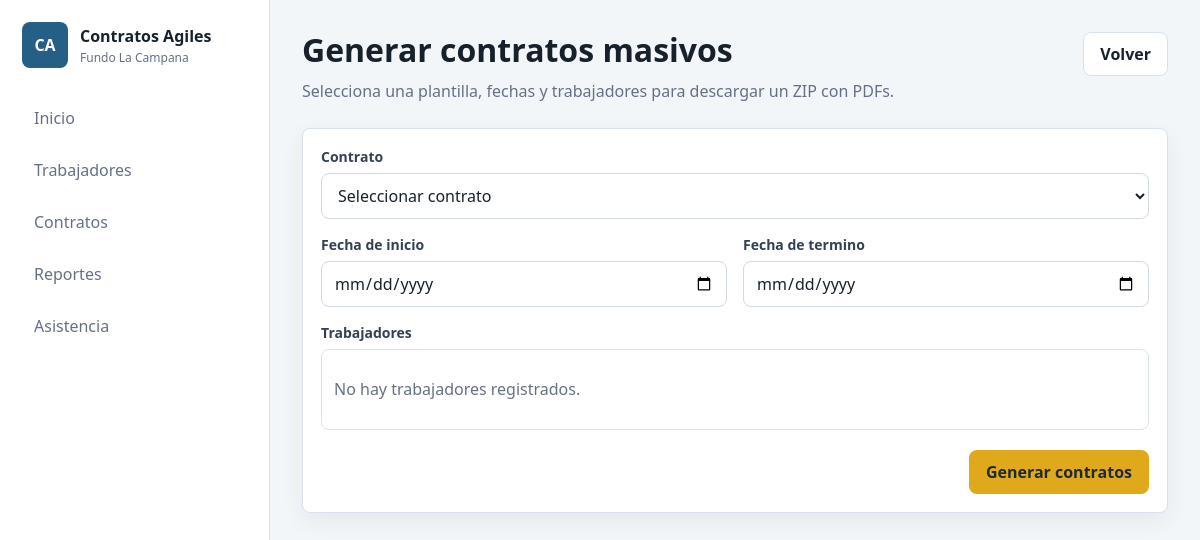
Before: /proyectos/contratos-agiles/generar_contratos_masivos/ with the older database file.
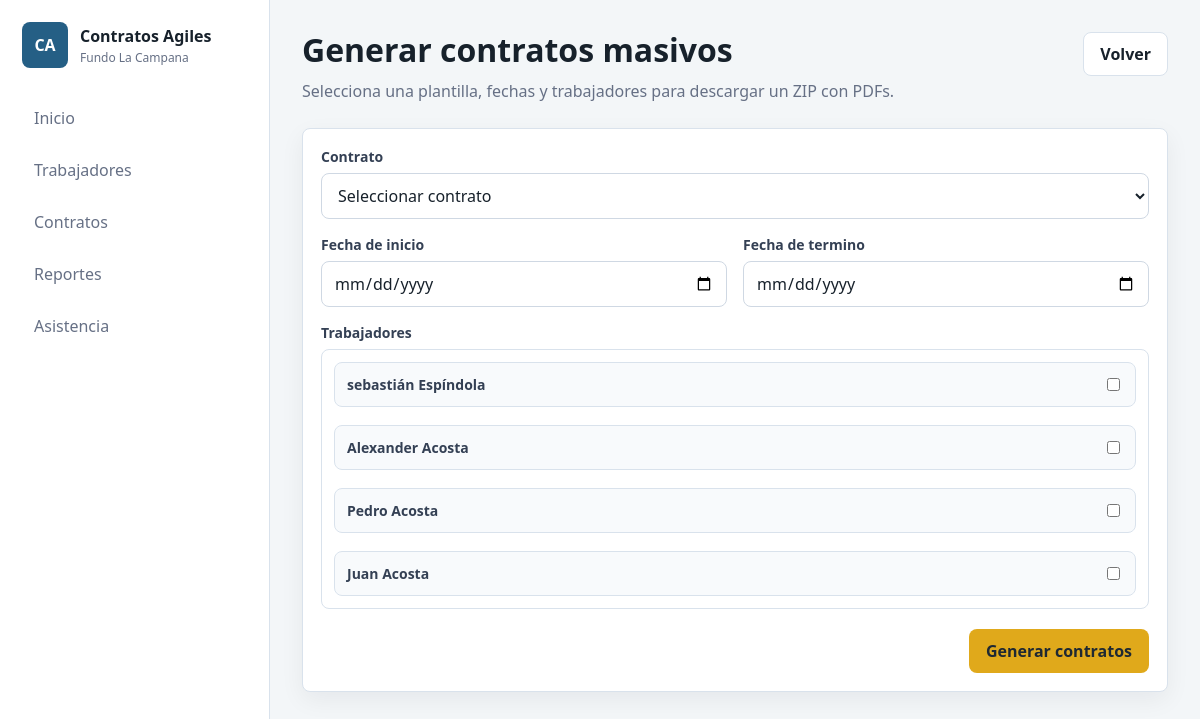
After: the same page with the newer database file.
### proyectos/contratos_agiles/models.py (models this page shows, shortened)
class trabajadores(models.Model):
    nombre = models.CharField(max_length=50)
    apellido = models.CharField(max_length=50)
    rut = models.CharField(max_length=50)
    direccion = models.CharField(max_length=50)
    telefono = models.CharField(max_length=50)
    afp = models.CharField(max_length=50)
    estado_civil = models.CharField(max_length=50)
    fecha_nacimiento = models.DateField()
    previcion_salud = models.CharField(max_length=50)
    foto = models.ImageField(upload_to="trabajadores", null=True, blank=True)
    correo = models.EmailField(max_length=50)
    sent = models.CharField(max_length=50, default="no_enviado")

### proyectos/contratos_agiles/views.py (the view, shortened to what this page needs)
@handle_service_errors
def generar_contratos_masivos(request):
    return render(
        request,
        "contratos_agiles/generar_contratos_masivos.html",
        {
            "trabajadores": trabajadores.objects.all(),
            "contratos": Contrato.objects.all(),
        },
    )

### proyectos/contratos_agiles/services/availability.py (called while the page is built)
def handle_service_errors(view):
    @wraps(view)
    def wrapped(*args, **kwargs):
        try:
            return view(*args, **kwargs)
        except DocumentProcessingError as exc:
            return HttpResponse(str(exc), status=400, content_type="text/plain; charset=utf-8")
        except (DocumentConversionUnavailable, EmailUnavailable) as exc:
            return HttpResponse(str(exc), status=503, content_type="text/plain; charset=utf-8")
    return wrapped

### proyectos/contratos_agiles/templates/contratos_agiles/generar_contratos_masivos.html (shortened to what this page needs)
{% extends 'contratos_agiles/base.html' %}
{% block content %}
<header class="page-header">
    <div>
        <h1>Generar contratos masivos</h1>
        <p>Selecciona una plantilla, fechas y trabajadores para descargar un ZIP con PDFs.</p>
    </div>
    <a class="btn secondary" href="{% url 'contratos_agiles:menu_contratos' %}">Volver</a>
</header>
<section class="card form-card">
    <form class="card-body" method="post" action="{% url 'contratos_agiles:generar_contratos_masivos' %}">
        <div class="form-grid">
            <div class="field full">
                <label for="contrato">Contrato</label>
                <select id="contrato" name="contrato" required>
                    <option value="">Seleccionar contrato</option>
                </select>
            </div>
            <div class="field">
                <label for="fecha_inicio">Fecha de inicio</label>
                <input type="date" id="fecha_inicio" name="fecha_inicio" required>
            </div>
            <div class="field">
                <label for="fecha_termino">Fecha de termino</label>
                <input type="date" id="fecha_termino" name="fecha_termino" required>
            </div>
            <div class="field full">
                <label>Trabajadores</label>
                <div class="card-body" style="max-height: 260px; overflow: auto; border: 1px solid var(--line); border-radius: var(--radius); padding: 12px;">
                    <div class="grid">
                        {% for trabajador in trabajadores %}
                            <label class="list-row" for="trabajador_{{ trabajador.id }}">
                                <span>{{ trabajador.nombre }} {{ trabajador.apellido }}</span>
                                <input type="checkbox" id="trabajador_{{ trabajador.id }}" name="trabajadores" value="{{ trabajador.id }}" style="width: auto; min-height: auto;">
                            </label>
                        {% empty %}
                            <p class="empty-state">No hay trabajadores registrados.</p>
                        {% endfor %}
                    </div>
                </div>
            </div>
        </div>
        <div class="form-actions">
            <button type="submit" class="btn accent">Generar contratos</button>
        </div>
    </form>
</section>
{% endblock %}

### proyectos/contratos_agiles/templates/contratos_agiles/base.html (shortened to what this page needs)
{% load static %}
<!DOCTYPE html>
<html lang="es">
<head>
    <link rel="stylesheet" href="{% static 'contratos_agiles/css/app.css' %}">
</head>
<body class="{% block body_class %}{% endblock %}">
    {% block shell %}
    <div class="app-shell">
        <aside class="sidebar">
            <a class="brand" href="{% url 'contratos_agiles:menu' %}">
                <span class="brand-mark">CA</span>
                <span>
                    <strong>Contratos Agiles</strong>
                    <small>Fundo La Campana</small>
                </span>
            </a>
            <nav class="nav-list">
                <a href="{% url 'contratos_agiles:menu' %}">Inicio</a>
                <a href="{% url 'contratos_agiles:menu_trabajadores' %}">Trabajadores</a>
                <a href="{% url 'contratos_agiles:menu_contratos' %}">Contratos</a>
                <a href="{% url 'contratos_agiles:reportes' %}">Reportes</a>
                <a href="{% url 'contratos_agiles:registrar_asistencia' %}">Asistencia</a>
            </nav>
        </aside>
        <main class="main-content">
            {% block content %}{% endblock %}
        </main>
    </div>
    {% endblock %}
</body>
</html>

### proyectos/contratos_agiles/static/contratos_agiles/css/app.css (style rules this page uses)
:root { --bg: #f3f6f8; --surface: #ffffff; --surface-soft: #f8fafc; --text: #17212b; --muted: #667085; --line: #d9e2ec; --primary: #255f85; --primary-dark: #1d4b69; --accent: #e0a91b; --danger: #b42318; --success: #13795b; --shadow: 0 18px 45px rgba(16, 24, 40, 0.10); --radius: 8px; }
* { box-sizing: border-box; }
body { margin: 0; min-height: 100vh; background: var(--bg); color: var(--text); font-family: "Segoe UI", Arial, sans-serif; }
a { color: inherit; text-decoration: none; }
button, input, select, textarea { font: inherit; }
.auth-copy h1, .page-header h1 { margin: 0; font-size: 32px; line-height: 1.15; letter-spacing: 0; }
.auth-copy p, .page-header p { margin: 10px 0 0; color: var(--muted); line-height: 1.55; }
.app-shell { display: grid; grid-template-columns: 270px minmax(0, 1fr); min-height: 100vh; }
.sidebar { position: sticky; top: 0; height: 100vh; padding: 22px; border-right: 1px solid var(--line); background: var(--surface); }
.brand { display: flex; gap: 12px; align-items: center; margin-bottom: 28px; }
.brand-mark { display: grid; place-items: center; width: 46px; height: 46px; border-radius: var(--radius); background: var(--primary); color: #fff; font-weight: 800; }
.brand small { display: block; margin-top: 2px; color: var(--muted); font-size: 12px; }
.nav-list { display: grid; gap: 8px; }
.nav-list a { padding: 11px 12px; border-radius: var(--radius); color: var(--muted); }
.main-content { padding: 32px; }
.page-header { display: flex; align-items: flex-start; justify-content: space-between; gap: 18px; margin-bottom: 24px; }
.actions, .form-actions { display: flex; flex-wrap: wrap; gap: 10px; }
.form-actions { justify-content: flex-end; margin-top: 20px; }
.btn, .button, button.btn { display: inline-flex; align-items: center; justify-content: center; min-height: 42px; padding: 10px 16px; border: 1px solid transparent; border-radius: var(--radius); background: var(--primary); color: #fff; cursor: pointer; font-weight: 700; text-align: center; }
.btn.secondary, .button.secondary { background: #fff; border-color: var(--line); color: var(--text); }
.btn.accent, .button.accent { background: var(--accent); color: #1f2933; }
.grid { display: grid; gap: 18px; }
.card { border: 1px solid var(--line); border-radius: var(--radius); background: var(--surface); box-shadow: 0 8px 24px rgba(16, 24, 40, 0.06); }
.card-body { padding: 18px; }
.list-row { display: flex; align-items: center; justify-content: space-between; gap: 14px; padding: 12px; border: 1px solid var(--line); border-radius: var(--radius); background: var(--surface-soft); }
.form-card { max-width: 1080px; }
.form-grid { display: grid; grid-template-columns: repeat(2, minmax(0, 1fr)); gap: 16px; }
.field { display: grid; gap: 7px; }
.field.full { grid-column: 1 / -1; }
label { color: #344054; font-size: 14px; font-weight: 700; }
input, select, textarea { width: 100%; min-height: 42px; padding: 10px 12px; border: 1px solid #cfd8e3; border-radius: var(--radius); background: #fff; color: var(--text); }

Changed rows visible on the page:
added trabajadores: nombre "sebastián", apellido "Espíndola"
added trabajadores: nombre "Alexander", apellido "Acosta"
added trabajadores: nombre "Pedro", apellido "Acosta"
added trabajadores: nombre "Juan", apellido "Acosta"
Other visible differences:
text no longer shown: "No hay trabajadores registrados."
